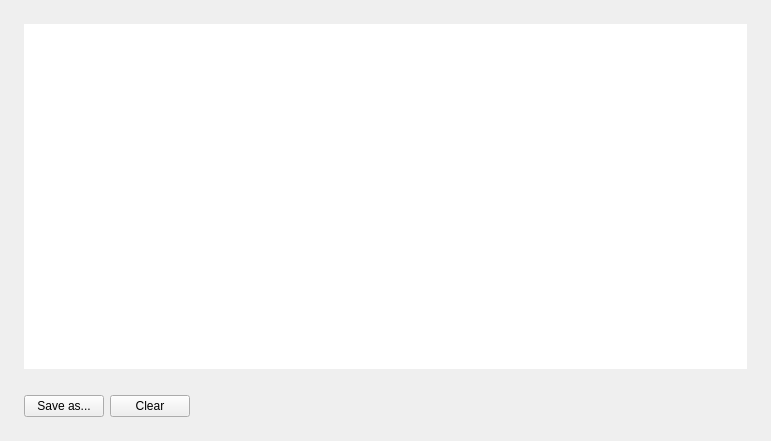
<?xml version="1.0" encoding="UTF-8"?>
<ui version="4.0">
 <class>LogView</class>
 <widget class="QWidget" name="LogView">
  <property name="geometry">
   <rect>
    <x>0</x>
    <y>0</y>
    <width>771</width>
    <height>441</height>
   </rect>
  </property>
  <property name="windowTitle">
   <string>Form</string>
  </property>
  <layout class="QGridLayout" name="gridLayout">
   <property name="leftMargin">
    <number>24</number>
   </property>
   <property name="topMargin">
    <number>24</number>
   </property>
   <property name="rightMargin">
    <number>24</number>
   </property>
   <property name="bottomMargin">
    <number>24</number>
   </property>
   <item row="0" column="0">
    <layout class="QVBoxLayout" name="verticalLayout">
     <item>
      <widget class="RDPLogBox" name="plainTextEdit">
       <property name="enabled">
        <bool>true</bool>
       </property>
       <property name="frameShape">
        <enum>QFrame::NoFrame</enum>
       </property>
       <property name="frameShadow">
        <enum>QFrame::Plain</enum>
       </property>
       <property name="lineWidth">
        <number>0</number>
       </property>
       <property name="readOnly">
        <bool>true</bool>
       </property>
      </widget>
     </item>
     <item>
      <spacer name="verticalSpacer">
       <property name="orientation">
        <enum>Qt::Vertical</enum>
       </property>
       <property name="sizeType">
        <enum>QSizePolicy::Fixed</enum>
       </property>
       <property name="sizeHint" stdset="0">
        <size>
         <width>20</width>
         <height>20</height>
        </size>
       </property>
      </spacer>
     </item>
     <item>
      <layout class="QHBoxLayout" name="horizontalLayout">
       <item>
        <widget class="QPushButton" name="saveAsButton">
         <property name="enabled">
          <bool>true</bool>
         </property>
         <property name="text">
          <string>Save as...</string>
         </property>
        </widget>
       </item>
       <item>
        <widget class="QPushButton" name="clearButton">
         <property name="enabled">
          <bool>true</bool>
         </property>
         <property name="text">
          <string>Clear</string>
         </property>
        </widget>
       </item>
       <item>
        <spacer name="horizontalSpacer">
         <property name="orientation">
          <enum>Qt::Horizontal</enum>
         </property>
         <property name="sizeHint" stdset="0">
          <size>
           <width>40</width>
           <height>20</height>
          </size>
         </property>
        </spacer>
       </item>
      </layout>
     </item>
    </layout>
   </item>
  </layout>
 </widget>
 <customwidgets>
  <customwidget>
   <class>RDPLogBox</class>
   <extends>QPlainTextEdit</extends>
   <header>../../source/RDP/Views/RDPLogBox.h</header>
  </customwidget>
 </customwidgets>
 <resources/>
 <connections/>
</ui>
